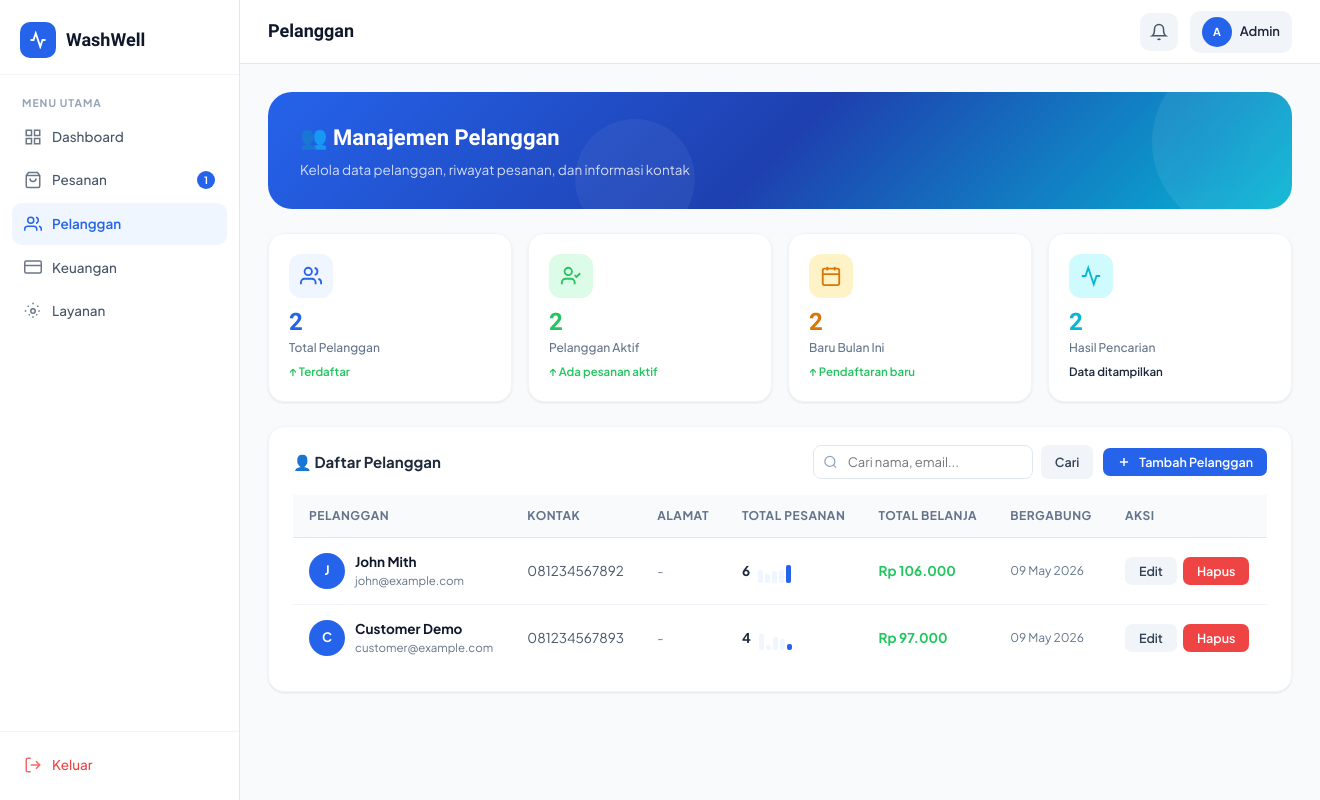
The page /admin/customers.php (signed in) on the database its author committed.
### tables this page shows
CREATE TABLE IF NOT EXISTS users (
    id INT AUTO_INCREMENT PRIMARY KEY,
    name VARCHAR(100) NOT NULL,
    email VARCHAR(150) UNIQUE NOT NULL,
    password VARCHAR(255) NOT NULL,
    phone VARCHAR(20),
    address TEXT,
    role ENUM('customer','admin','staff') DEFAULT 'customer',
    created_at TIMESTAMP DEFAULT CURRENT_TIMESTAMP,
    updated_at TIMESTAMP DEFAULT CURRENT_TIMESTAMP ON UPDATE CURRENT_TIMESTAMP
);

### includes/auth.php (called while the page is built, shortened)
<?php
require_once __DIR__ . '/config.php';
function getCurrentUser() {
    $db = getDB();
    $id = (int)$_SESSION['user_id'];
    $res = $db->query("SELECT * FROM users WHERE id=$id LIMIT 1");
    return $res ? $res->fetch_assoc() : null;
}
function getUnreadNotifs($userId) {
    $db = getDB();
    $uid = (int)$userId;
    $res = $db->query("SELECT COUNT(*) as cnt FROM notifications WHERE user_id=$uid AND is_read=0");
    return $res ? (int)$res->fetch_assoc()['cnt'] : 0;
}
?>

### includes/config.php (called while the page is built, shortened)
<?php
function formatRupiah($amount) {
    return 'Rp ' . number_format($amount, 0, ',', '.');
}
?>

### admin/customers.php (the view, shortened to what this page needs)
<?php
require_once '../includes/auth.php';
$db = getDB();
$user = getCurrentUser();
$search = trim($_GET['search'] ?? '');
$where = "role='customer'";
$perPage = 10; $page = max(1,(int)($_GET['page'] ?? 1)); $offset = ($page-1)*$perPage;
$total = $db->query("SELECT COUNT(*) as c FROM users WHERE $where")->fetch_assoc()['c'];
$customers = $db->query("SELECT u.*, (SELECT COUNT(*) FROM orders o WHERE o.user_id=u.id) as total_orders, (SELECT COALESCE(SUM(t.amount),0) FROM transactions t JOIN orders o ON t.order_id=o.id WHERE o.user_id=u.id AND t.status='success') as total_spent FROM users u WHERE $where ORDER BY u.created_at DESC LIMIT $perPage OFFSET $offset");
$totalCustomers = $db->query("SELECT COUNT(*) as c FROM users WHERE role='customer'")->fetch_assoc()['c'];
$newThisMonth = $db->query("SELECT COUNT(*) as c FROM users WHERE role='customer' AND MONTH(created_at)=MONTH(CURDATE()) AND YEAR(created_at)=YEAR(CURDATE())")->fetch_assoc()['c'];
$activeCustomers = $db->query("SELECT COUNT(DISTINCT user_id) as c FROM orders WHERE status IN ('pending','in_progress','ready')")->fetch_assoc()['c'];
?>
<!DOCTYPE html>
<html lang="id">
<head>
<link rel="stylesheet" href="../assets/css/style.css">
</head>
<body>
<div class="app-layout">
    <?php require_once 'partials/sidebar.php'; ?>
    <div class="main-content">
        <header class="topbar">
            <div class="topbar-left">
                <div class="topbar-title">Pelanggan</div>
            </div>
            <div class="topbar-right">
                <button class="notif-btn"><svg width="18" height="18" viewBox="0 0 24 24" fill="none" stroke="currentColor" stroke-width="2"><path d="M18 8A6 6 0 0 0 6 8c0 7-3 9-3 9h18s-3-2-3-9"/><path d="M13.73 21a2 2 0 0 1-3.46 0"/></svg></button>
                <div style="display:flex;align-items:center;gap:8px;padding:6px 12px;border-radius:10px;background:var(--gray-100)">
                    <div class="avatar avatar-sm"><?= strtoupper(substr($user['name'],0,1)) ?></div>
                    <span style="font-size:13px;font-weight:600"><?= htmlspecialchars(explode(' ',$user['name'])[0]) ?></span>
                </div>
            </div>
        </header>
        <main class="page-content">
            <div class="page-hero animate-in">
                <img src="../assets/img/bubble-deco.svg" class="page-hero-img" alt="">
                <div class="page-hero-title">👥 Manajemen Pelanggan</div>
                <div class="page-hero-sub">Kelola data pelanggan, riwayat pesanan, dan informasi kontak</div>
            </div>
            <div class="metric-row">
                <div class="metric-card animate-in">
                    <div class="metric-icon" style="background:#EFF6FF;color:var(--primary)">
                        <svg width="22" height="22" viewBox="0 0 24 24" fill="none" stroke="currentColor" stroke-width="2"><path d="M17 21v-2a4 4 0 0 0-4-4H5a4 4 0 0 0-4 4v2"/><circle cx="9" cy="7" r="4"/><path d="M23 21v-2a4 4 0 0 0-3-3.87"/><path d="M16 3.13a4 4 0 0 1 0 7.75"/></svg>
                    </div>
                    <div class="metric-value" style="color:var(--primary)"><?= $totalCustomers ?></div>
                    <div class="metric-label">Total Pelanggan</div>
                    <div class="metric-trend up">↑ Terdaftar</div>
                </div>
                <div class="metric-card animate-in">
                    <div class="metric-icon" style="background:var(--green-light);color:var(--green)">
                        <svg width="22" height="22" viewBox="0 0 24 24" fill="none" stroke="currentColor" stroke-width="2"><path d="M16 21v-2a4 4 0 0 0-4-4H6a4 4 0 0 0-4 4v2"/><circle cx="9" cy="7" r="4"/><polyline points="16 11 18 13 22 9"/></svg>
                    </div>
                    <div class="metric-value" style="color:var(--green)"><?= $activeCustomers ?></div>
                    <div class="metric-label">Pelanggan Aktif</div>
                    <div class="metric-trend up">↑ Ada pesanan aktif</div>
                </div>
                <div class="metric-card animate-in">
                    <div class="metric-icon" style="background:#FEF3C7;color:#D97706">
                        <svg width="22" height="22" viewBox="0 0 24 24" fill="none" stroke="currentColor" stroke-width="2"><rect x="3" y="4" width="18" height="18" rx="2" ry="2"/><line x1="16" y1="2" x2="16" y2="6"/><line x1="8" y1="2" x2="8" y2="6"/><line x1="3" y1="10" x2="21" y2="10"/></svg>
                    </div>
                    <div class="metric-value" style="color:#D97706"><?= $newThisMonth ?></div>
                    <div class="metric-label">Baru Bulan Ini</div>
                    <div class="metric-trend up">↑ Pendaftaran baru</div>
                </div>
                <div class="metric-card animate-in">
                    <div class="metric-icon" style="background:var(--teal-light);color:var(--teal)">
                        <svg width="22" height="22" viewBox="0 0 24 24" fill="none" stroke="currentColor" stroke-width="2"><polyline points="22 12 18 12 15 21 9 3 6 12 2 12"/></svg>
                    </div>
                    <div class="metric-value" style="color:var(--teal)"><?= $total ?></div>
                    <div class="metric-label">Hasil Pencarian</div>
                    <div class="metric-trend">Data ditampilkan</div>
                </div>
            </div>
            <div class="card animate-in">
                <div class="card-header">
                    <span class="card-title">👤 Daftar Pelanggan</span>
                    <div style="display:flex;gap:10px;align-items:center;flex-wrap:wrap;">
                        <form method="GET" style="display:flex;gap:8px;">
                            <div style="position:relative">
                                <svg width="15" height="15" viewBox="0 0 24 24" fill="none" stroke="currentColor" stroke-width="2" style="position:absolute;left:10px;top:50%;transform:translateY(-50%);color:var(--gray-400)"><circle cx="11" cy="11" r="8"/><line x1="21" y1="21" x2="16.65" y2="16.65"/></svg>
                                <input type="text" name="search" placeholder="Cari nama, email..." value="<?= htmlspecialchars($search) ?>" style="padding:8px 14px 8px 34px;border:1.5px solid var(--gray-200);border-radius:8px;font-size:13px;font-family:var(--font);outline:none;width:220px;">
                            </div>
                            <button type="submit" class="btn btn-ghost btn-sm">Cari</button>
                        </form>
                        <?php if ($user['role']==='admin'): ?>
                        <button class="btn btn-primary btn-sm" onclick="document.getElementById('addModal').classList.add('open')">
                            <svg width="14" height="14" viewBox="0 0 24 24" fill="none" stroke="currentColor" stroke-width="2.5"><line x1="12" y1="5" x2="12" y2="19"/><line x1="5" y1="12" x2="19" y2="12"/></svg>
                            Tambah Pelanggan
                        </button>
                        <?php endif; ?>
                    </div>
                </div>
                <div class="card-body" style="padding-top:16px;">
                    <div class="table-wrapper">
                        <table id="customerTable">
                            <thead>
                                <tr>
                                    <th>Pelanggan</th>
                                    <th>Kontak</th>
                                    <th>Alamat</th>
                                    <th>Total Pesanan</th>
                                    <th>Total Belanja</th>
                                    <th>Bergabung</th>
                                    <th>Aksi</th>
                                </tr>
                            </thead>
                            <tbody>
                            <?php if ($customers && $customers->num_rows > 0): ?>
                                <?php while ($c = $customers->fetch_assoc()): ?>
                                <tr>
                                    <td>
                                        <div style="display:flex;align-items:center;gap:10px;">
                                            <div class="avatar" style="background:hue-rotate(<?= (ord($c['name'][0]) * 15) % 360 ?>deg)"><?= strtoupper(substr($c['name'],0,1)) ?></div>
                                            <div>
                                                <div style="font-weight:700;color:var(--gray-900)"><?= htmlspecialchars($c['name']) ?></div>
                                                <div style="font-size:11.5px;color:var(--gray-500)"><?= htmlspecialchars($c['email']) ?></div>
                                            </div>
                                        </div>
                                    </td>
                                    <td style="color:var(--gray-600)"><?= htmlspecialchars($c['phone'] ?: '-') ?></td>
                                    <td style="font-size:12.5px;color:var(--gray-500);max-width:160px;white-space:nowrap;overflow:hidden;text-overflow:ellipsis"><?= htmlspecialchars($c['address'] ?: '-') ?></td>
                                    <td>
                                        <div style="display:flex;align-items:center;gap:8px;">
                                            <span style="font-weight:700;color:var(--gray-800)"><?= $c['total_orders'] ?></span>
                                            <div class="mini-chart">
                                                <?php for($i=0;$i<5;$i++): $h = rand(4,20); ?>
                                                <div class="mini-bar" style="height:<?= $h ?>px"></div>
                                                <?php endfor; ?>
                                            </div>
                                        </div>
                                    </td>
                                    <td><strong style="color:var(--green)"><?= formatRupiah($c['total_spent']) ?></strong></td>
                                    <td style="font-size:12px;color:var(--gray-500)"><?= date('d M Y', strtotime($c['created_at'])) ?></td>
                                    <td>
                                        <div style="display:flex;gap:6px;">
                                            <button onclick="openEdit(<?= htmlspecialchars(json_encode($c)) ?>)" class="btn btn-ghost btn-sm">Edit</button>
                                            <?php if ($user['role']==='admin'): ?>
                                            <form method="POST" onsubmit="return confirm('Hapus pelanggan ini?')" style="display:inline">
                                                <button type="submit" class="btn btn-danger btn-sm">Hapus</button>
                                            </form>
                                            <?php endif; ?>
                                        </div>
                                    </td>
                                </tr>
                                <?php endwhile; ?>
                            <?php endif; ?>
                            </tbody>
                        </table>
                    </div>
                </div>
            </div>
        </main>
    </div>
</div>
</body>
</html>

### admin/partials/sidebar.php (shortened to what this page needs)
<?php
$currentUser = getCurrentUser();
$notifCount = getUnreadNotifs($currentUser['id']);
$currentPage = basename($_SERVER['PHP_SELF'], '.php');
$navItems = [
    ['page'=>'dashboard','icon'=>'<svg width="18" height="18" viewBox="0 0 24 24" fill="none" stroke="currentColor" stroke-width="2"><rect x="3" y="3" width="7" height="7"/><rect x="14" y="3" width="7" height="7"/><rect x="3" y="14" width="7" height="7"/><rect x="14" y="14" width="7" height="7"/></svg>','label'=>'Dashboard','url'=>'dashboard.php'],
    ['page'=>'orders','icon'=>'<svg width="18" height="18" viewBox="0 0 24 24" fill="none" stroke="currentColor" stroke-width="2"><path d="M6 2L3 6v14a2 2 0 0 0 2 2h14a2 2 0 0 0 2-2V6l-3-4z"/><line x1="3" y1="6" x2="21" y2="6"/><path d="M16 10a4 4 0 0 1-8 0"/></svg>','label'=>'Pesanan','url'=>'orders.php'],
    ['page'=>'customers','icon'=>'<svg width="18" height="18" viewBox="0 0 24 24" fill="none" stroke="currentColor" stroke-width="2"><path d="M17 21v-2a4 4 0 0 0-4-4H5a4 4 0 0 0-4 4v2"/><circle cx="9" cy="7" r="4"/><path d="M23 21v-2a4 4 0 0 0-3-3.87"/><path d="M16 3.13a4 4 0 0 1 0 7.75"/></svg>','label'=>'Pelanggan','url'=>'customers.php'],
    ['page'=>'finance','icon'=>'<svg width="18" height="18" viewBox="0 0 24 24" fill="none" stroke="currentColor" stroke-width="2"><rect x="1" y="4" width="22" height="16" rx="2" ry="2"/><line x1="1" y1="10" x2="23" y2="10"/></svg>','label'=>'Keuangan','url'=>'finance.php'],
    ['page'=>'services','icon'=>'<svg width="18" height="18" viewBox="0 0 24 24" fill="none" stroke="currentColor" stroke-width="2"><circle cx="12" cy="12" r="3"/><path d="M19.07 4.93l-1.41 1.41M21 12h-2M17.66 17.66l-1.41-1.41M12 19v2M6.34 17.66l1.41-1.41M3 12H1M4.93 4.93l1.41 1.41M12 3V1"/></svg>','label'=>'Layanan','url'=>'services.php'],
];
if ($currentUser['role'] === 'admin') {
    $navItems[] = ['page'=>'staff','icon'=>'<svg width="18" height="18" viewBox="0 0 24 24" fill="none" stroke="currentColor" stroke-width="2"><path d="M20 21v-2a4 4 0 0 0-4-4H8a4 4 0 0 0-4 4v2"/><circle cx="12" cy="7" r="4"/></svg>','label'=>'Staff','url'=>'staff.php'];
}
$navItems[] = ['page'=>'settings','icon'=>'<svg width="18" height="18" viewBox="0 0 24 24" fill="none" stroke="currentColor" stroke-width="2"><circle cx="12" cy="12" r="3"/><path d="M19.07 4.93l-1.41 1.41M21 12h-2M17.66 17.66l-1.41-1.41M12 19v2M6.34 17.66l1.41-1.41M3 12H1M4.93 4.93l1.41 1.41M12 3V1"/></svg>','label'=>'Pengaturan','url'=>'settings.php'];
?>
<aside class="sidebar" id="sidebar">
    <div class="sidebar-logo">
        <div class="logo-icon">
            <svg width="18" height="18" viewBox="0 0 24 24" fill="none" stroke="white" stroke-width="2.5"><path d="M22 12h-4l-3 9L9 3l-3 9H2"/></svg>
        </div>
        <span>WashWell</span>
    </div>
    <nav class="sidebar-nav">
        <div class="nav-label">Menu Utama</div>
        <?php foreach ($navItems as $item): ?>
        <a href="<?= $item['url'] ?>" class="nav-item <?= $currentPage === $item['page'] ? 'active' : '' ?>">
            <?= $item['icon'] ?>
            <?= $item['label'] ?>
            <?php if ($item['page']==='orders' && $notifCount > 0): ?>
            <span class="nav-badge"><?= $notifCount ?></span>
            <?php endif; ?>
        </a>
        <?php endforeach; ?>
    </nav>
    <div class="sidebar-footer">
        <a href="logout.php" class="nav-item" style="color:#EF4444;" onclick="return confirm('Yakin ingin keluar?')">
            <svg width="18" height="18" viewBox="0 0 24 24" fill="none" stroke="currentColor" stroke-width="2"><path d="M9 21H5a2 2 0 0 1-2-2V5a2 2 0 0 1 2-2h4"/><polyline points="16 17 21 12 16 7"/><line x1="21" y1="12" x2="9" y2="12"/></svg>
            Keluar
        </a>
    </div>
</aside>

### rows shown on the page
users: id "1", name "A", name "Admin"
users: name "J", name "John Mith", email "john@example.com", phone "081234567892", address "-", total_orders "6", $h 13 (drawn), $h 9 (drawn), $h 12 (drawn), $h 18 (drawn), total_spent "Rp 106.000", created_at "09 May 2026"
users: name "C", name "Customer Demo", email "customer@example.com", phone "081234567893", address "-", total_orders "4", $h 16 (drawn), $h 5 (drawn), $h 13 (drawn), $h 11 (drawn), $h 6 (drawn), total_spent "Rp 97.000", created_at "09 May 2026"

### other values the page prints
$item['label'] "Dashboard"
$item['label'] "Pesanan"
$item['label'] "Pelanggan"
$item['label'] "Keuangan"
$item['label'] "Layanan"
$totalCustomers "2"
$activeCustomers "2"
$newThisMonth "2"
$total "2"
